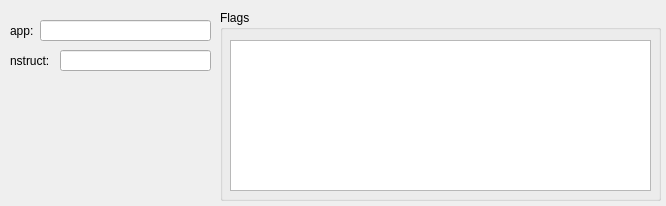
<?xml version="1.0" encoding="UTF-8"?>
<ui version="4.0">
 <class>JobView</class>
 <widget class="QWidget" name="JobView">
  <property name="geometry">
   <rect>
    <x>0</x>
    <y>0</y>
    <width>666</width>
    <height>206</height>
   </rect>
  </property>
  <property name="windowTitle">
   <string>Form</string>
  </property>
  <widget class="QLabel" name="label_5">
   <property name="geometry">
    <rect>
     <x>10</x>
     <y>10</y>
     <width>61</width>
     <height>41</height>
    </rect>
   </property>
   <property name="text">
    <string>app:</string>
   </property>
  </widget>
  <widget class="QLabel" name="label_6">
   <property name="geometry">
    <rect>
     <x>10</x>
     <y>40</y>
     <width>51</width>
     <height>41</height>
    </rect>
   </property>
   <property name="text">
    <string>nstruct:</string>
   </property>
  </widget>
  <widget class="QGroupBox" name="groupBox_2">
   <property name="geometry">
    <rect>
     <x>220</x>
     <y>10</y>
     <width>441</width>
     <height>191</height>
    </rect>
   </property>
   <property name="title">
    <string>Flags</string>
   </property>
   <widget class="QPlainTextEdit" name="flags">
    <property name="geometry">
     <rect>
      <x>10</x>
      <y>30</y>
      <width>421</width>
      <height>151</height>
     </rect>
    </property>
    <property name="readOnly">
     <bool>true</bool>
    </property>
   </widget>
  </widget>
  <widget class="QLineEdit" name="nstruct">
   <property name="geometry">
    <rect>
     <x>60</x>
     <y>50</y>
     <width>151</width>
     <height>21</height>
    </rect>
   </property>
   <property name="readOnly">
    <bool>true</bool>
   </property>
  </widget>
  <widget class="QLineEdit" name="app">
   <property name="geometry">
    <rect>
     <x>40</x>
     <y>20</y>
     <width>171</width>
     <height>21</height>
    </rect>
   </property>
   <property name="readOnly">
    <bool>true</bool>
   </property>
  </widget>
 </widget>
 <resources/>
 <connections/>
</ui>
